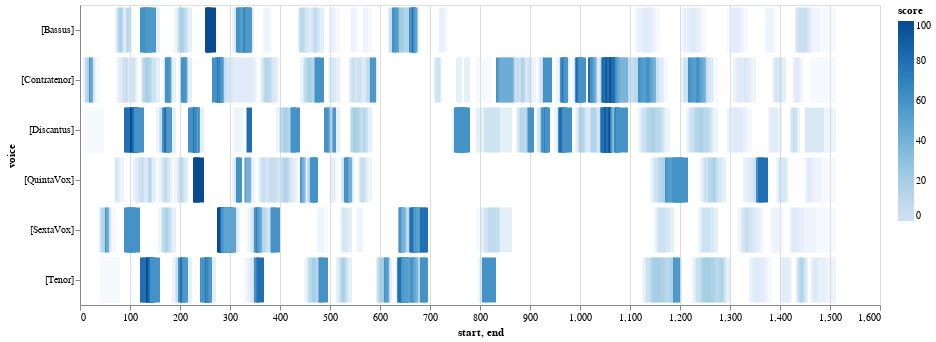

Notebook cell for this chart:
### Code cell
# use the durations calculated from above
viz.plot_close_match_heatmap(ngrams,'-2, -2, -2, -2, -2', ngrams_duration, selected_patterns=[], voices=[])

### Figure 1 — Vega-Lite specification as saved in the notebook (floating-point values rounded to 4 significant figures; data arrays with more than 128 entries replaced by an {"elided": "..."} marker saying what was removed)
{"config": {"view": {"continuousWidth": 400, "continuousHeight": 300}}, "data": {"name": "data-b8fa4acff90a9d5afcab02f1678c3dd4"}, "mark": "bar", "encoding": {"color": {"type": "quantitative", "field": "score"}, "opacity": {"condition": {"value": 1, "test": "(datum.score > SelectorName.cutoff)"}, "value": 0.2}, "tooltip": [{"type": "quantitative", "field": "start"}, {"type": "quantitative", "field": "end"}, {"type": "nominal", "field": "pattern"}, {"type": "quantitative", "field": "score"}], "x": {"type": "quantitative", "field": "start"}, "x2": {"field": "end"}, "y": {"type": "nominal", "field": "voice"}}, "height": 300, "selection": {"SelectorName": {"type": "single", "fields": ["cutoff"], "bind": {"input": "range", "max": 100, "min": 0, "name": "cutoff:", "step": 1}, "init": {"cutoff": 50}}}, "width": 800, "$schema": "https://vega.github.io/schema/vega-lite/v4.8.1.json", "datasets": {"data-b8fa4acff90a9d5afcab02f1678c3dd4": {"elided": "1000 records"}}}
